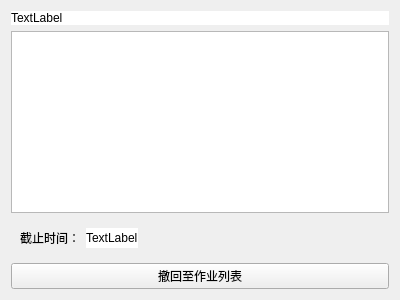
<?xml version="1.0" encoding="UTF-8"?>
<ui version="4.0">
 <class>UnfinishedHomeworkPage</class>
 <widget class="QWidget" name="UnfinishedHomeworkPage">
  <property name="geometry">
   <rect>
    <x>0</x>
    <y>0</y>
    <width>400</width>
    <height>300</height>
   </rect>
  </property>
  <property name="windowTitle">
   <string>Form</string>
  </property>
  <layout class="QVBoxLayout" name="verticalLayout">
   <item>
    <widget class="QLabel" name="title">
     <property name="autoFillBackground">
      <bool>false</bool>
     </property>
     <property name="styleSheet">
      <string notr="true">QLabel{background-color:rgb(255,255,255);}</string>
     </property>
     <property name="text">
      <string>TextLabel</string>
     </property>
    </widget>
   </item>
   <item>
    <widget class="QTextBrowser" name="content"/>
   </item>
   <item>
    <widget class="QWidget" name="widget" native="true">
     <layout class="QHBoxLayout" name="horizontalLayout">
      <item>
       <widget class="QLabel" name="label_2">
        <property name="text">
         <string>截止时间：</string>
        </property>
       </widget>
      </item>
      <item>
       <widget class="QLabel" name="ddl">
        <property name="styleSheet">
         <string notr="true">QLabel{background-color:rgb(255,255,255);}</string>
        </property>
        <property name="text">
         <string>TextLabel</string>
        </property>
       </widget>
      </item>
      <item>
       <spacer name="horizontalSpacer">
        <property name="orientation">
         <enum>Qt::Horizontal</enum>
        </property>
        <property name="sizeHint" stdset="0">
         <size>
          <width>40</width>
          <height>20</height>
         </size>
        </property>
       </spacer>
      </item>
     </layout>
    </widget>
   </item>
   <item>
    <widget class="QPushButton" name="withdrawBtn">
     <property name="text">
      <string>撤回至作业列表</string>
     </property>
    </widget>
   </item>
  </layout>
 </widget>
 <resources/>
 <connections/>
</ui>
